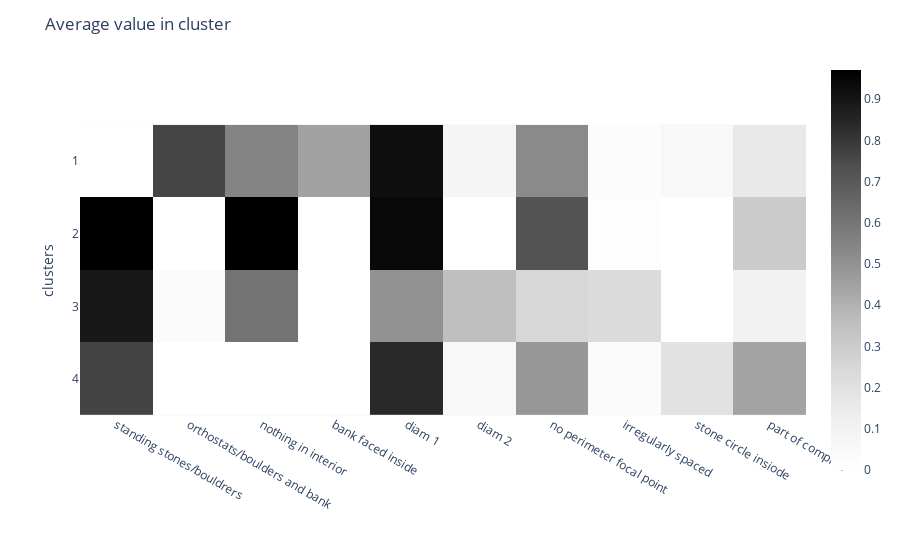
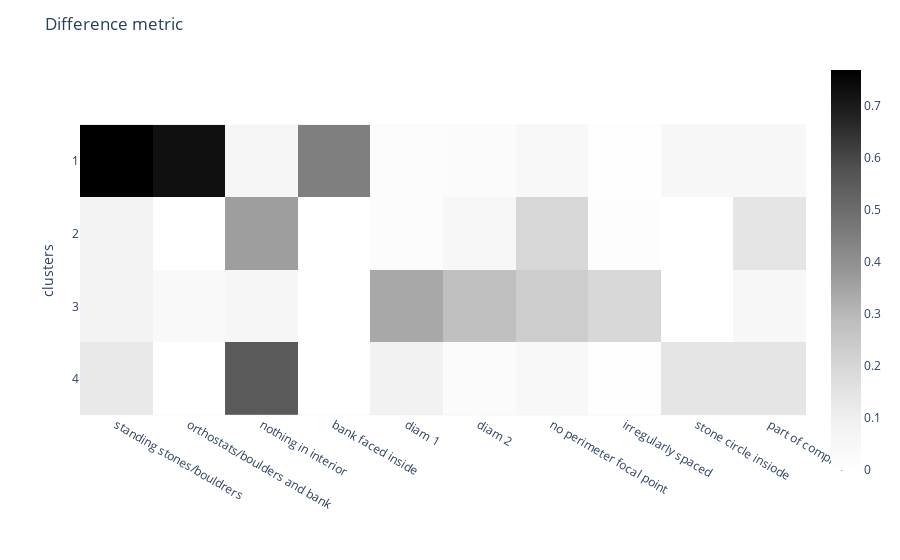

The cell these charts' notebook holds for them, in order:
### Code cell
n_clusters = 4
n_features = 10

L = linkages['ward']
df['clusters'] = fcluster(L, n_clusters, criterion='maxclust')
df.clusters = df.clusters.astype(str)  # for categorical plot labels

cluster_values = df.groupby('clusters').mean()

# compute difference metric
cluster_diffs = cluster_values.apply(lambda row: abs(cluster_values.iloc[cluster_values.index != row.name] - row).min(), axis=1)

# get top 10 columns by highest difference metric
col_order = cluster_diffs.max().T.sort_values(ascending=False).index
col_order = col_order[:n_features]

# reorder by value for cluster
# group_data = group_data[col_order]
# col_order = group_data.T.sort_values(by=['1'], ascending=False).index
cluster_diffs = cluster_diffs[col_order]
cluster_values = cluster_values[col_order]

fig = px.imshow(cluster_values, color_continuous_scale='greys')
fig.update_layout(title='Average value in cluster')
fig.show()
fig = px.imshow(cluster_diffs, color_continuous_scale='greys')
fig.update_layout(title='Difference metric')
fig.show()

### Figure 1 — Plotly figure (JSON) as saved in the notebook; plotly's stock layout.template omitted (floating-point values rounded to 4 significant figures)
{"data": [{"coloraxis": "coloraxis", "hovertemplate": "x: %{x}<br>clusters: %{y}<br>color: %{z}<extra></extra>", "name": "0", "type": "heatmap", "x": ["standing stones/bouldrers", "orthostats/boulders and bank", "nothing in interior", "bank faced inside", "diam 1", "diam 2", "no perimeter focal point", "irregularly spaced", "stone circle insiode", "part of complex"], "xaxis": "x", "y": ["1", "2", "3", "4"], "yaxis": "y", "z": [[0, 0.7632, 0.5526, 0.4474, 0.9211, 0.07895, 0.5263, 0.02632, 0.05263, 0.1579], [0.971, 0, 0.971, 0, 0.942, 0, 0.7246, 0.01449, 0, 0.3043], [0.8929, 0.03571, 0.6071, 0, 0.5, 0.3571, 0.25, 0.2321, 0, 0.1071], [0.7679, 0, 0, 0, 0.8393, 0.05357, 0.4821, 0.03571, 0.1964, 0.4464]]}], "layout": {"coloraxis": {"colorscale": [[0, "rgb(255,255,255)"], [0.125, "rgb(240,240,240)"], [0.25, "rgb(217,217,217)"], [0.375, "rgb(189,189,189)"], [0.5, "rgb(150,150,150)"], [0.625, "rgb(115,115,115)"], [0.75, "rgb(82,82,82)"], [0.875, "rgb(37,37,37)"], [1, "rgb(0,0,0)"]]}, "margin": {"t": 60}, "title": {"text": "Average value in cluster"}, "xaxis": {"anchor": "y", "constrain": "domain", "domain": [0, 1], "scaleanchor": "y"}, "yaxis": {"anchor": "x", "autorange": "reversed", "constrain": "domain", "domain": [0, 1], "title": {"text": "clusters"}}}}

### Figure 2 — Plotly figure (JSON) as saved in the notebook; plotly's stock layout.template omitted (floating-point values rounded to 4 significant figures)
{"data": [{"coloraxis": "coloraxis", "hovertemplate": "x: %{x}<br>clusters: %{y}<br>color: %{z}<extra></extra>", "name": "0", "type": "heatmap", "x": ["standing stones/bouldrers", "orthostats/boulders and bank", "nothing in interior", "bank faced inside", "diam 1", "diam 2", "no perimeter focal point", "irregularly spaced", "stone circle insiode", "part of complex"], "xaxis": "x", "y": ["1", "2", "3", "4"], "yaxis": "y", "z": [[0.7679, 0.7274, 0.05451, 0.4474, 0.02098, 0.02538, 0.04417, 0.009398, 0.05263, 0.05075], [0.07816, 0, 0.3639, 0, 0.02098, 0.05357, 0.1983, 0.01182, 0, 0.1421], [0.07816, 0.03571, 0.05451, 0, 0.3393, 0.2782, 0.2321, 0.1964, 0, 0.05075], [0.125, 0, 0.5526, 0, 0.08177, 0.02538, 0.04417, 0.009398, 0.1438, 0.1421]]}], "layout": {"coloraxis": {"colorscale": [[0, "rgb(255,255,255)"], [0.125, "rgb(240,240,240)"], [0.25, "rgb(217,217,217)"], [0.375, "rgb(189,189,189)"], [0.5, "rgb(150,150,150)"], [0.625, "rgb(115,115,115)"], [0.75, "rgb(82,82,82)"], [0.875, "rgb(37,37,37)"], [1, "rgb(0,0,0)"]]}, "margin": {"t": 60}, "title": {"text": "Difference metric"}, "xaxis": {"anchor": "y", "constrain": "domain", "domain": [0, 1], "scaleanchor": "y"}, "yaxis": {"anchor": "x", "autorange": "reversed", "constrain": "domain", "domain": [0, 1], "title": {"text": "clusters"}}}}
